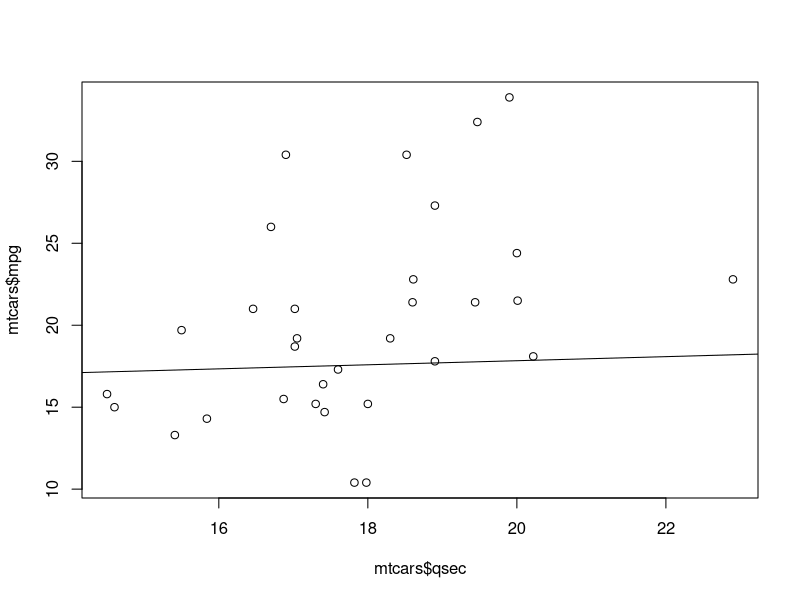
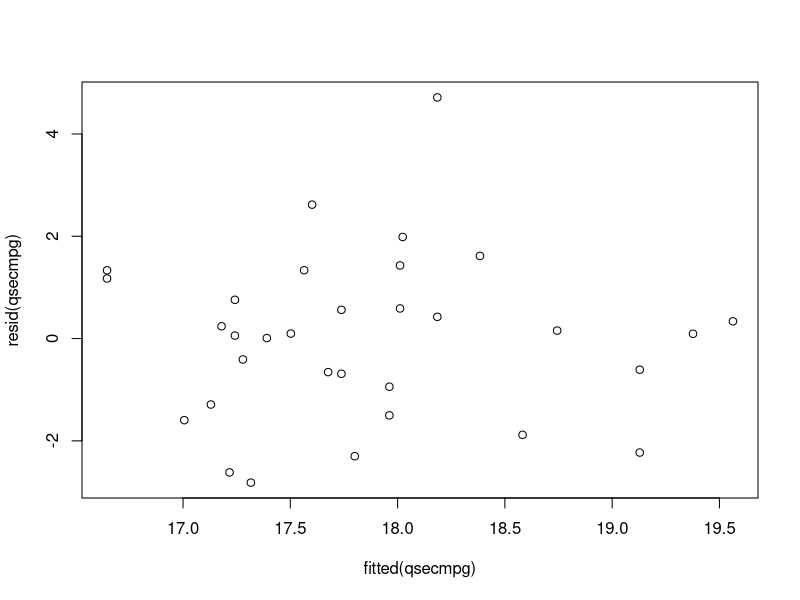
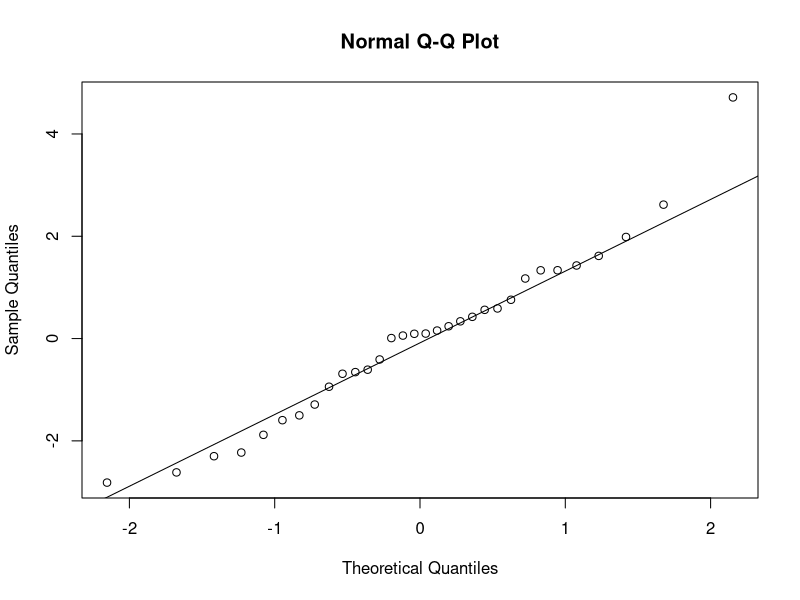

These figures' R source, in order:
## ---- chunk 1
data(mtcars)
head(mtcars, 6)
## ---- chunk 2
qsecmpg <- lm(mtcars$qsec ~ mtcars$mpg)
plot(mtcars$qsec,mtcars$mpg)
abline(qsecmpg)
## ---- chunk 3
summary(qsecmpg)
## ---- chunk 4
plot(fitted(qsecmpg),resid(qsecmpg))
## ---- chunk 5
qqnorm(resid(qsecmpg))
qqline(resid(qsecmpg))
